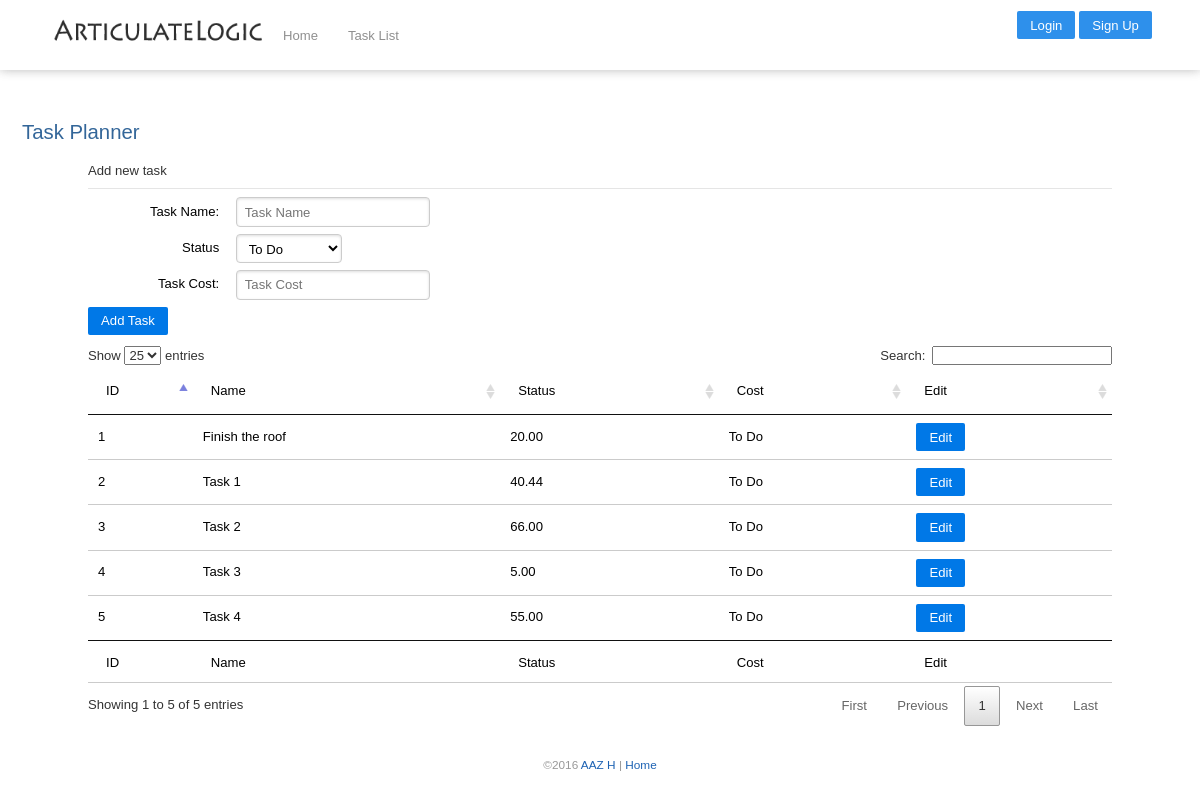
The page / on the database its author committed.
### planner/models.py (models this page shows, shortened)
class Task(models.Model):
    id = models.AutoField(primary_key=True)
    name = models.CharField(max_length=70, blank=False)
    status = models.CharField(max_length=50, default='To Do', blank=False)
    cost = models.DecimalField(max_digits=6, decimal_places=2, blank=False)
    enabled = models.BooleanField(default=True)
    class Meta:
        pass

### planner/views.py (the view, shortened to what this page needs)
# urls.py: url(r'^$', views.viewHome, name='home'),
def viewHome(request):
    context = RequestContext(request)
    context.update({ 'msg_body' : "Task Planner", })
    ptasks = Task.objects.all()
    context.update({ 'ptasks' : ptasks, 'taskid' : False })
    return render_to_response("home.html", context_instance=context)

### templates/home.html (shortened to what this page needs)
{% extends "base.html" %}
{% load static %}{% load i18n %}
{% block scripttags %}
<link href="{% static 'css/jquery.dataTables.css' %}" rel="stylesheet" type="text/css" media="screen" />
{% endblock %}
{% block content %}
<div class="homemsg">
    {% if msg_body %}
    <h4>{{msg_body}}</h4>
    {% endif %}
</div>
<div style="width: 1024px; margin: 0 auto;">
    <div class="pure-form pure-form-aligned">
        <form id="taskform" class="task_form" method="post" action="/home">
            <fieldset>
                <legend>Add new task</legend>
                <div class="pure-control-group">
                    <label for="taskname">Task Name: </label>
                    <input id="taskname" type="text" name="taskname" placeholder="Task Name" value="{{ etask.name }}">
                </div>
                <div class="pure-control-group">
                    <label for="taskstatus">Status</label>
                    <select id="taskstatus" name="taskstatus">
                        <option>To Do</option>
                    </select>
                </div>
                <div class="pure-control-group">
                    <label for="taskcost">Task Cost: </label>
                    <input id="taskcost" type="text" name="taskcost" placeholder="Task Cost" value="{{ etask.cost }}">
                </div>
                <button type="submit" class="pure-button pure-button-primary">Add Task</button>
            </fieldset>
        </form>
    </div>
    {% if ptasks %}
    <table class="pure-table-horizontal" id="sortedtable" style="width: 100%">
        <thead>
        <tr>
            <td>ID</td>
            <td>Name</td>
            <td>Status</td>
            <td>Cost</td>
            <td>Edit</td>
        </tr>
        </thead>
        <tfoot>
        <tr>
            <td>ID</td>
            <td>Name</td>
            <td>Status</td>
            <td>Cost</td>
            <td>Edit</td>
        </tr>
        </tfoot>
        <tbody>
        {% for p in ptasks %}
        <tr>
            <td style="width:85px;">{{ p.id }}</td>
            <td>{{ p.name }}</a></td>
            <td>{{ p.cost }}</a></td>
            <td>{{ p.status }}</a></td>
            <td><a class="pure-button pure-button-primary" href="/edit/{{ p.id }}">Edit</a></td>
        </tr>
        {% endfor %}
    </table>
    {% endif %}
</div>
{% endblock %}

### static/css/zstyle.css (style rules this page uses)
* { margin:0; padding:0; }
body { width: 100%; font: 0.82em Verdana, Helvetica, sans-serif; color: #000; margin: 0 auto; position: absolute; }
div { height:auto; }
a { text-decoration: none; color: #1D62B3; font-size: 1em; }
.homemsg h4 { font-weight: lighter; font-size: 1.55em; color: #336699; padding: 10px 2px; }

### static/css/forms.css (style rules this page uses)
.pure-form input[type="text"], .pure-form input[type="password"], .pure-form input[type="email"], .pure-form input[type="url"], .pure-form input[type="date"], .pure-form input[type="month"], .pure-form input[type="time"], .pure-form input[type="datetime"], .pure-form input[type="datetime-local"], .pure-form input[type="week"], .pure-form input[type="number"], .pure-form input[type="search"], .pure-form input[type="tel"], .pure-form input[type="color"], .pure-form select, .pure-form textarea { padding: 0.5em 0.6em; display: inline-block; border: 1px solid #ccc; box-shadow: inset 0 1px 3px #ddd; border-radius: 4px; vertical-align: middle; -webkit-box-sizing: border-box; -moz-box-sizing: border-box; box-sizing: border-box; }
.pure-form select { height: 2.25em; border: 1px solid #ccc; background-color: white; }
.pure-form label { margin: 0.5em 0 0.2em; }
.pure-form fieldset { margin: 0; padding: 0.35em 0 0.75em; border: 0; }
.pure-form legend { display: block; width: 100%; padding: 0.3em 0; margin-bottom: 0.3em; color: #333; border-bottom: 1px solid #e5e5e5; }
.pure-form-aligned input, .pure-form-aligned textarea, .pure-form-aligned select, .pure-form-aligned .pure-help-inline, .pure-form-message-inline { display: inline-block; *display: inline; *zoom: 1; vertical-align: middle; }
.pure-form-aligned .pure-control-group { margin-bottom: 0.5em; }
.pure-form-aligned .pure-control-group label { text-align: right; display: inline-block; vertical-align: middle; width: 10em; margin: 0 1em 0 0; }

### rows shown on the page
Task: id "1", name "Finish the roof", cost "20.00", status "To Do"
Task: id "2", name "Task 1", cost "40.44", status "To Do"
Task: id "3", name "Task 2", cost "66.00", status "To Do"
Task: id "4", name "Task 3", cost "5.00", status "To Do"
Task: id "5", name "Task 4", cost "55.00", status "To Do"

### other values the page prints
{{ msg_body }} "Task Planner"
